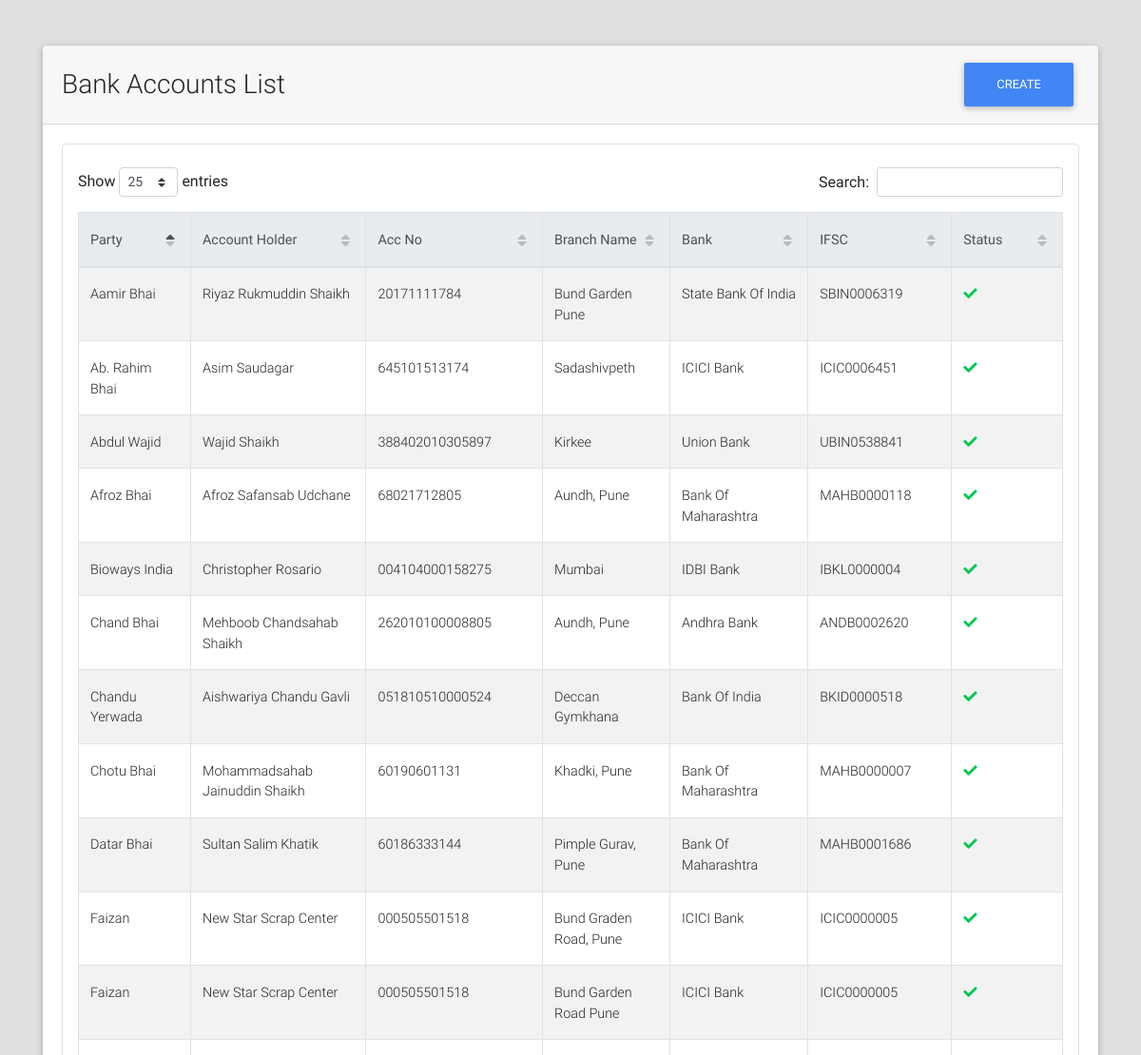
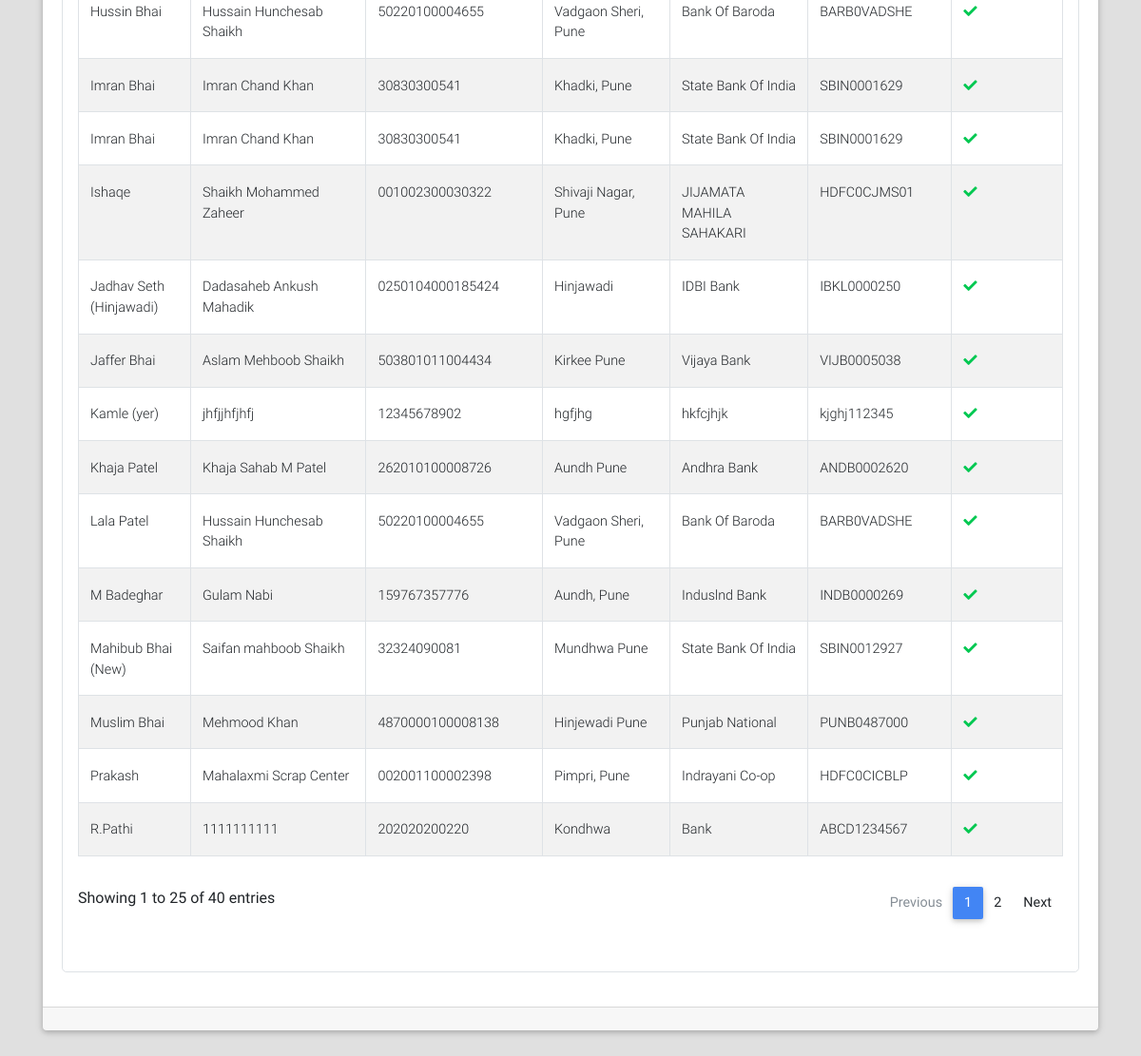
The app's page /bank_accounts/list/ with its own data (2 pictures, top to bottom).
### bank_accounts/models.py (models this page shows, shortened)
class BankAccount(models.Model):
    party = models.ForeignKey("parties.Party", on_delete=models.CASCADE)
    amount_limit = models.DecimalField(max_digits=9, decimal_places=2, default=Decimal(1000000), editable=False)
    account_holder = models.CharField(max_length=128)
    acc_no = models.CharField(max_length=32)
    ifsc_code = models.CharField(max_length=11, validators=[MinLengthValidator(limit_value=11)])
    bank_name = models.CharField(max_length=64)
    branch_name = models.CharField(max_length=64, blank=True)
    is_active = models.BooleanField(default=True)

### parties/models.py (models this page shows, shortened)
class Party(models.Model):
    RATE_TYPE_CHOICES = (("GR", "Group Rate"), ("IR", "Individual Rate"))
    rate_type = models.CharField(max_length=2, choices=RATE_TYPE_CHOICES)
    rate_group = models.ForeignKey("rates.RateGroup", on_delete=models.PROTECT, blank=True, null=True)
    name = models.CharField(max_length=128)
    party_code = models.CharField(max_length=32, blank=True)
    address = models.TextField(blank=True)
    phone = models.CharField(max_length=13)
    whatsapp = models.CharField(max_length=13, blank=True)
    email = models.EmailField(blank=True, null=True)
    extra_info = models.TextField(blank=True)
    is_wallet_party = models.BooleanField(default=False)
    is_active = models.BooleanField(default=True)
    @property
    def get_display_text(self):
        return self.name
    class Meta:
        verbose_name = "Party"
        verbose_name_plural = "Parties"

### bank_accounts/views.py (the view)
class BankAccListView(ListView, LoginRequiredMixin):
    template_name = "bank_accounts/list.html"
    model = BankAccount
    context_object_name = "bank_accounts"
    ordering = "-id"

### portal/templatetags/constant_tags.py (called while the page is built)
@register.simple_tag
def get_branch_name():
    return settings.BRANCH_NAME

### portal/templates/bank_accounts/list.html (shortened to what this page needs)
{% extends "portal/base.html" %}
{% load crispy_forms_tags %}
{% load static %}
{% block custom_links %}
    <link href="{% static "css/addons/datatables.min.css" %}" rel="stylesheet">
    <link href="{% static "css/addons/datatables-select.min.css" %}" rel="stylesheet">
{% endblock %}
{% block content %}
    <br><br>
    <div class="container">
        <div class="card">
            <div class="card-header">
                <div class="row">
                    <div class="col-lg-9 m-auto">
                        <h3 class="m-auto">Bank Accounts List</h3>
                    </div>
                    <div class="col-lg-3">
                        <a class="float-right" href="{% url "bank_accounts:add" %}"><button class="btn btn-primary">Create</button></a>
                    </div>
                </div>
            </div>
            <div class="card-body">
                 <div class="table p-3 border" style="border-radius: 5px">
                     <table id="dt-basic-checkbox" class="table table-striped table-bordered" cellspacing="0" width="100%">
                         <thead class="thead-light">
                            <th class="th-sm">Party</th>
                            <th class="th-sm">Account Holder</th>
                            <th class="th-sm">Acc No</th>
                            <th class="th-sm">Branch Name</th>
                            <th class="th-sm">Bank</th>
                            <th class="th-sm">IFSC</th>
                            <th class="th-sm">Status</th>
                         </thead>
                         <tbody>
                             {% if bank_accounts %}
                                 {% for bank_account in bank_accounts %}
                                     <tr>
                                        <td>{{ bank_account.party.get_display_text }}</td>
                                        <td>{{ bank_account.account_holder }}</td>
                                        <td>{{ bank_account.acc_no }}</td>
                                        <td>{{ bank_account.branch_name }}</td>
                                        <td>{{ bank_account.bank_name }}</td>
                                        <td>{{ bank_account.ifsc_code }}</td>
                                        <td>
                                            {% if bank_account.is_active %}
                                                <i class="fa fa-check text-success"></i>
                                            {% else %}
                                                <i class="fa fa-times text-danger"></i>
                                            {% endif %}
                                        </td>
                                     </tr>
                                 {% endfor %}
                             {% else %}
                                 <span class="text-black-50 font-weight-bold">No Bank_Accounts Found</span>
                             {% endif %}
                         </tbody>
                    </table>
                 </div>
            </div>
            <div class="card-footer">
            </div>
        </div>
    </div>
{% endblock %}

### records on screen
BankAccount: party.get_display_text "R.Pathi", account_holder "1111111111", acc_no "202020200220", branch_name "Kondhwa", bank_name "Bank", ifsc_code "ABCD1234567", is_active True (drawn)
BankAccount: party.get_display_text "Kamle (yer)", account_holder "jhfjjhfjhfj", acc_no "12345678902", branch_name "hgfjhg", bank_name "hkfcjhjk", ifsc_code "kjghj112345", is_active True (drawn)
BankAccount: party.get_display_text "Jadhav Seth (Hinjawadi)", account_holder "Dadasaheb Ankush Mahadik", acc_no "0250104000185424", branch_name "Hinjawadi", bank_name "IDBI Bank", ifsc_code "IBKL0000250", is_active True (drawn)
BankAccount: party.get_display_text "Faizan", account_holder "New Star Scrap Center", acc_no "000505501518", branch_name "Bund Graden Road, Pune", bank_name "ICICI Bank", ifsc_code "ICIC0000005", is_active True (drawn)
BankAccount: party.get_display_text "Afroz Bhai", account_holder "Afroz Safansab Udchane", acc_no "68021712805", branch_name "Aundh, Pune", bank_name "Bank Of Maharashtra", ifsc_code "MAHB0000118", is_active True (drawn)
BankAccount: party.get_display_text "Imran Bhai", account_holder "Imran Chand Khan", acc_no "30830300541", branch_name "Khadki, Pune", bank_name "State Bank Of India", ifsc_code "SBIN0001629", is_active True (drawn)
BankAccount: party.get_display_text "Hussin Bhai", account_holder "Hussain Hunchesab Shaikh", acc_no "50220100004655", branch_name "Vadgaon Sheri, Pune", bank_name "Bank Of Baroda", ifsc_code "BARB0VADSHE", is_active True (drawn)
BankAccount: party.get_display_text "Bioways India", account_holder "Christopher Rosario", acc_no "004104000158275", branch_name "Mumbai", bank_name "IDBI Bank", ifsc_code "IBKL0000004", is_active True (drawn)
BankAccount: party.get_display_text "Muslim Bhai", account_holder "Mehmood Khan", acc_no "4870000100008138", branch_name "Hinjewadi Pune", bank_name "Punjab National", ifsc_code "PUNB0487000", is_active True (drawn)
BankAccount: party.get_display_text "Abdul Wajid", account_holder "Wajid Shaikh", acc_no "388402010305897", branch_name "Kirkee", bank_name "Union Bank", ifsc_code "UBIN0538841", is_active True (drawn)
BankAccount: party.get_display_text "Chandu Yerwada", account_holder "Aishwariya Chandu Gavli", acc_no "051810510000524", branch_name "Deccan Gymkhana", bank_name "Bank Of India", ifsc_code "BKID0000518", is_active True (drawn)
BankAccount: party.get_display_text "Aamir Bhai", account_holder "Riyaz Rukmuddin Shaikh", acc_no "20171111784", branch_name "Bund Garden Pune", bank_name "State Bank Of India", ifsc_code "SBIN0006319", is_active True (drawn)
BankAccount: party.get_display_text "Ab. Rahim Bhai", account_holder "Asim Saudagar", acc_no "645101513174", branch_name "Sadashivpeth", bank_name "ICICI Bank", ifsc_code "ICIC0006451", is_active True (drawn)
BankAccount: party.get_display_text "Jaffer Bhai", account_holder "Aslam Mehboob Shaikh", acc_no "503801011004434", branch_name "Kirkee Pune", bank_name "Vijaya Bank", ifsc_code "VIJB0005038", is_active True (drawn)
BankAccount: party.get_display_text "Lala Patel", account_holder "Hussain Hunchesab Shaikh", acc_no "50220100004655", branch_name "Vadgaon Sheri, Pune", bank_name "Bank Of Baroda", ifsc_code "BARB0VADSHE", is_active True (drawn)
BankAccount: party.get_display_text "Datar Bhai", account_holder "Sultan Salim Khatik", acc_no "60186333144", branch_name "Pimple Gurav, Pune", bank_name "Bank Of Maharashtra", ifsc_code "MAHB0001686", is_active True (drawn)
BankAccount: party.get_display_text "Chand Bhai", account_holder "Mehboob Chandsahab Shaikh", acc_no "262010100008805", branch_name "Aundh, Pune", bank_name "Andhra Bank", ifsc_code "ANDB0002620", is_active True (drawn)
BankAccount: party.get_display_text "M Badeghar", account_holder "Gulam Nabi", acc_no "159767357776", branch_name "Aundh, Pune", bank_name "Induslnd Bank", ifsc_code "INDB0000269", is_active True (drawn)
BankAccount: party.get_display_text "Mahibub Bhai (New)", account_holder "Saifan mahboob Shaikh", acc_no "32324090081", branch_name "Mundhwa Pune", bank_name "State Bank Of India", ifsc_code "SBIN0012927", is_active True (drawn)
BankAccount: party.get_display_text "Chotu Bhai", account_holder "Mohammadsahab Jainuddin Shaikh", acc_no "60190601131", branch_name "Khadki, Pune", bank_name "Bank Of Maharashtra", ifsc_code "MAHB0000007", is_active True (drawn)
BankAccount: party.get_display_text "Imran Bhai", account_holder "Imran Chand Khan", acc_no "30830300541", branch_name "Khadki, Pune", bank_name "State Bank Of India", ifsc_code "SBIN0001629", is_active True (drawn)
BankAccount: party.get_display_text "Khaja Patel", account_holder "Khaja Sahab M Patel", acc_no "262010100008726", branch_name "Aundh Pune", bank_name "Andhra Bank", ifsc_code "ANDB0002620", is_active True (drawn)
BankAccount: party.get_display_text "Ishaqe", account_holder "Shaikh Mohammed Zaheer", acc_no "001002300030322", branch_name "Shivaji Nagar, Pune", bank_name "JIJAMATA MAHILA SAHAKARI", ifsc_code "HDFC0CJMS01", is_active True (drawn)
BankAccount: party.get_display_text "Prakash", account_holder "Mahalaxmi Scrap Center", acc_no "002001100002398", branch_name "Pimpri, Pune", bank_name "Indrayani Co-op", ifsc_code "HDFC0CICBLP", is_active True (drawn)
BankAccount: party.get_display_text "Faizan", account_holder "New Star Scrap Center", acc_no "000505501518", branch_name "Bund Garden Road Pune", bank_name "ICICI Bank", ifsc_code "ICIC0000005", is_active True (drawn)
